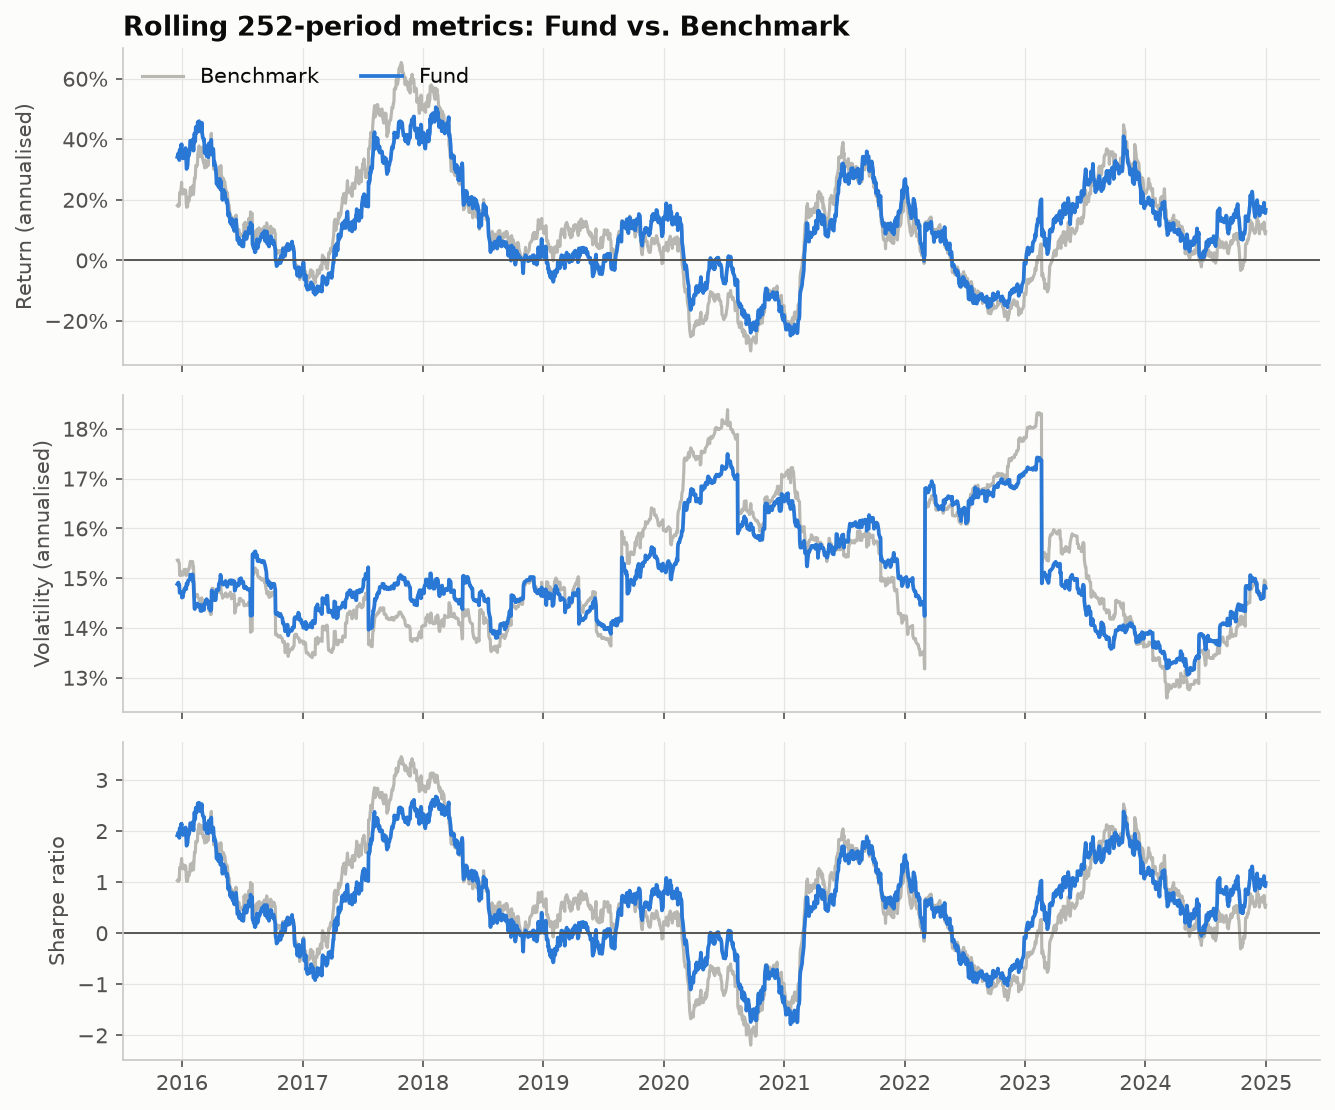

Write Python code to recreate this figure.
"""
Rolling Return, Volatility and Sharpe  -  family: Finance & investment

DESIGN PURPOSE
Three stacked panels sharing one time axis: trailing 12-month return,
annualised volatility and Sharpe ratio, each for the fund and its benchmark. A
single full-period number hides regime changes; rolling windows show whether
performance and risk were stable or came from one lucky stretch.

WHEN TO USE
  - Check whether a strategy's edge is persistent or concentrated in one
    period
  - Show how risk (volatility) changes across market regimes
  - Monitor a live fund against its benchmark over time

AVOID WHEN
  - Histories shorter than about three window lengths (the lines are mostly
    noise)
  - Mixing metrics with different units on a dual y-axis (use stacked panels,
    as here)

ALTERNATIVES
  - Full-period metrics table
  - Rolling excess return only
  - Monthly returns heatmap

EXAMPLE
Simulated daily returns of a fund and benchmark, 2015–2024, with a
252-trading-day window and a 2% risk-free rate. Simple returns; volatility =
std × √252. Not investment advice.

NOTE: Educational examples with simulated or historical data. Not investment
advice; past performance does not predict future returns.

Run:  python rolling_metrics.py
      python rolling_metrics.py --real-data   (real dataset: plotly.express.data.stocks() — weekly AMZN vs an equal-weight 6-stock tech basket, 2018–2019, 26-week window)
"""
import sys
from pathlib import Path

import numpy as np
import pandas as pd
import matplotlib.pyplot as plt

# Library style: categorical colors in fixed order, recessive axes, hairline grid.
PALETTE = ["#2a78d6", "#eb6834", "#1baf7a", "#eda100",
           "#e87ba4", "#008300", "#6250d6", "#e34948"]
SEQ_CMAP = "Blues"      # sequential: one hue, light -> dark
DIV_CMAP = "RdBu_r"     # diverging: two opposite hues, neutral midpoint
GRAY = "#b8b7b1"        # de-emphasised marks
plt.rcParams.update({
    "figure.figsize": (8, 4.8), "figure.dpi": 110, "figure.facecolor": "#fcfcfb",
    "axes.facecolor": "#fcfcfb", "axes.edgecolor": "#c9c8c3", "axes.linewidth": 0.8,
    "axes.spines.top": False, "axes.spines.right": False,
    "axes.grid": True, "grid.color": "#e6e5e1", "grid.linewidth": 0.6, "axes.axisbelow": True,
    "axes.prop_cycle": plt.cycler(color=PALETTE),
    "axes.titlesize": 13, "axes.titleweight": "bold", "axes.titlelocation": "left",
    "axes.labelcolor": "#52514e", "xtick.color": "#52514e", "ytick.color": "#52514e",
    "text.color": "#0b0b0b", "font.size": 10, "lines.linewidth": 2,
    "legend.frameon": False,
})

from matplotlib.ticker import PercentFormatter

# --- Example data ------------------------------------------------------------
rng = np.random.default_rng(21)
dates = pd.bdate_range("2015-01-01", "2024-12-31")
n = len(dates)
mkt = 0.00045 + rng.standard_t(4, n) * 0.0095 / np.sqrt(2)
mkt[(dates >= "2020-02-20") & (dates <= "2020-03-23")] -= 0.012
mkt[(dates >= "2022-01-01") & (dates <= "2022-10-15")] -= 0.0011
fund = 0.00024 + 0.9 * mkt + rng.normal(0, 0.004, n)
rets = pd.DataFrame({"Fund": fund, "Benchmark": mkt}, index=dates)  # simple daily returns
freq, window, rf = 252, 252, 0.02   # obs/year, rolling window, annual risk-free rate
rets.head()

REAL_DATA = "--real-data" in sys.argv
if REAL_DATA:  # plotly.express.data.stocks() — weekly AMZN vs an equal-weight 6-stock tech basket, 2018–2019, 26-week window
    import plotly.express as px
    stocks = px.data.stocks().set_index("date")
    stocks.index = pd.to_datetime(stocks.index)
    weekly = stocks.pct_change().dropna()
    rets = pd.DataFrame({"AMZN": weekly["AMZN"], "Tech basket": weekly.mean(axis=1)})
    freq, window, rf = 52, 26, 0.02
    rets.head()

# --- Plot --------------------------------------------------------------------
roll_ret = (1 + rets).rolling(window).apply(np.prod, raw=True) ** (freq / window) - 1
roll_vol = rets.rolling(window).std() * np.sqrt(freq)
roll_sharpe = (rets.rolling(window).mean() * freq - rf) / roll_vol
fund_name, bench_name = rets.columns[:2]

fig, axes = plt.subplots(3, 1, figsize=(9, 7.5), sharex=True)
panels = [(roll_ret, "Return (annualised)", True), (roll_vol, "Volatility (annualised)", True),
          (roll_sharpe, "Sharpe ratio", False)]
for ax, (data, label, pct) in zip(axes, panels):
    ax.plot(data.index, data[bench_name], color=GRAY, linewidth=1.5, label=bench_name)
    ax.plot(data.index, data[fund_name], color=PALETTE[0], linewidth=1.8, label=fund_name)
    if label != "Volatility (annualised)":
        ax.axhline(0, color="#52514e", linewidth=0.9)
    if pct:
        ax.yaxis.set_major_formatter(PercentFormatter(1.0, decimals=0))
    ax.set_ylabel(label)
axes[0].set_title(f"Rolling {window}-period metrics: {fund_name} vs. {bench_name}")
axes[0].legend(loc="upper left", ncol=2)
fig.tight_layout()

# --- Save / show -------------------------------------------------------------
out = Path(__file__).with_name(Path(__file__).stem + ("_real" if REAL_DATA else "") + ".png")
fig.savefig(out, dpi=150, bbox_inches="tight")
print(f"saved {out}")
if "--no-show" not in sys.argv:
    plt.show()
